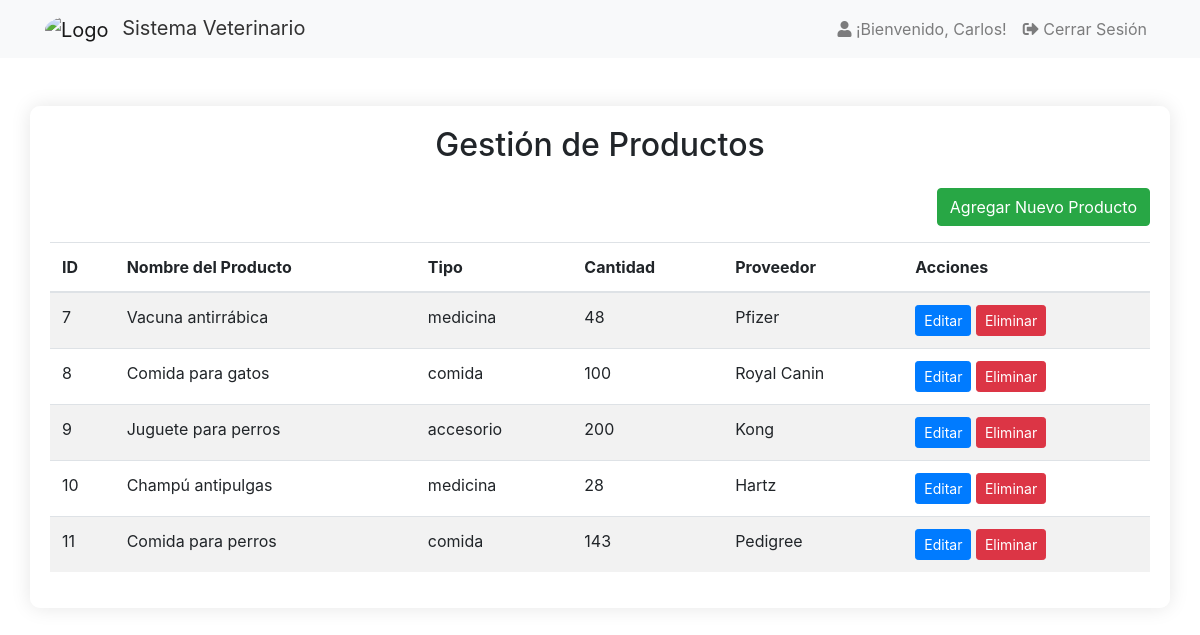
Screenshot of /views/admin_views/gestionar_productos.php (signed in) with the database file from the repository.
### tables this page shows
CREATE TABLE IF NOT EXISTS `producto` (
  `id_producto` int NOT NULL AUTO_INCREMENT,
  `nombre_producto` varchar(50) DEFAULT NULL,
  `tipo` enum('medicina','comida','accesorio') DEFAULT NULL,
  `cantidad` int DEFAULT NULL,
  `proveedor` varchar(50) DEFAULT NULL,
  PRIMARY KEY (`id_producto`)
);

### utils/productos.php (called while the page is built, shortened)
<?php
require_once "db_connection.php";
function obtenerProductos() {
    global $conn;
    $query = "SELECT * FROM producto";
    $result = $conn->query($query);
    return $result;
}
?>

### views/admin_views/gestionar_productos.php (the view, shortened to what this page needs)
<?php
require_once "../../utils/db_connection.php";
require_once "../../utils/productos.php";
$productos = obtenerProductos();
?>
<!DOCTYPE html>
<html lang="en">
<head>
    <link rel="stylesheet" href="../../css/styles2.css">
    <link rel="stylesheet" href="https://stackpath.bootstrapcdn.com/bootstrap/4.5.2/css/bootstrap.min.css">
</head>
<body>
    <?php include '../header.php'; ?>
    <div class="container mt-5"
        style="background-color: rgba(255, 255, 255, 0.4); border-radius: 10px; padding: 20px; box-shadow: 0 0 20px rgba(0, 0, 0, 0.1); backdrop-filter: blur(5px);">
        <h2 class="text-center mb-4">Gestión de Productos</h2>
        <div class="text-right mb-3">
            <a href="agregar_producto.php" class="btn btn-success">Agregar Nuevo Producto</a>
        </div>
        <table class="table table-striped">
            <thead>
                <tr>
                    <th>ID</th>
                    <th>Nombre del Producto</th>
                    <th>Tipo</th>
                    <th>Cantidad</th>
                    <th>Proveedor</th>
                    <th>Acciones</th>
                </tr>
            </thead>
            <tbody>
                <?php while ($producto = mysqli_fetch_assoc($productos)) { ?>
                    <tr>
                        <td><?php echo $producto['id_producto']; ?></td>
                        <td><?php echo $producto['nombre_producto']; ?></td>
                        <td><?php echo $producto['tipo']; ?></td>
                        <td><?php echo $producto['cantidad']; ?></td>
                        <td><?php echo $producto['proveedor']; ?></td>
                        <td>
                            <a href="editar_producto.php?id=<?php echo $producto['id_producto']; ?>"
                                class="btn btn-primary btn-sm">Editar</a>
                            <a href="../../utils/productos.php?eliminar=<?php echo $producto['id_producto']; ?>"
                                class="btn btn-danger btn-sm">Eliminar</a>
                        </td>
                    </tr>
                <?php } ?>
            </tbody>
        </table>
    </div>
</body>
</html>

### css/styles2.css (style rules this page uses)
body { font-family: Arial, sans-serif; background-image: url('../img/fondo.jpg'); background-size: cover; background-repeat: no-repeat; }
.table { background-color: transparent; }
.table-striped tbody tr:nth-of-type(odd) { background-color: rgba(255, 255, 255, 0.4); }
.table-striped tbody tr:nth-of-type(even) { background-color: rgba(255, 255, 255, 0.2); }

### rows the page displays
producto: id_producto "7", nombre_producto "Vacuna antirrábica", tipo "medicina", cantidad "48", proveedor "Pfizer"
producto: id_producto "8", nombre_producto "Comida para gatos", tipo "comida", cantidad "100", proveedor "Royal Canin"
producto: id_producto "9", nombre_producto "Juguete para perros", tipo "accesorio", cantidad "200", proveedor "Kong"
producto: id_producto "10", nombre_producto "Champú antipulgas", tipo "medicina", cantidad "28", proveedor "Hartz"
producto: id_producto "11", nombre_producto "Comida para perros", tipo "comida", cantidad "143", proveedor "Pedigree"

### other values shown
$nombreUsuario "Carlos"
